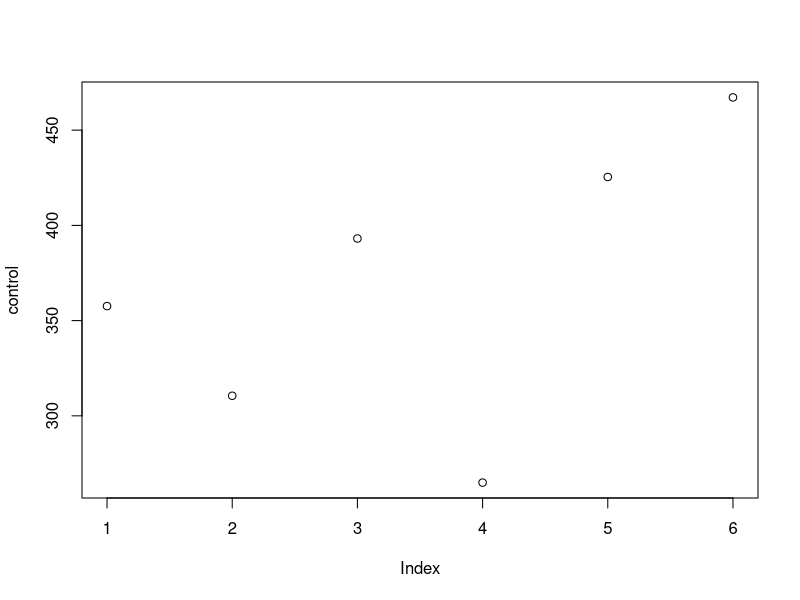
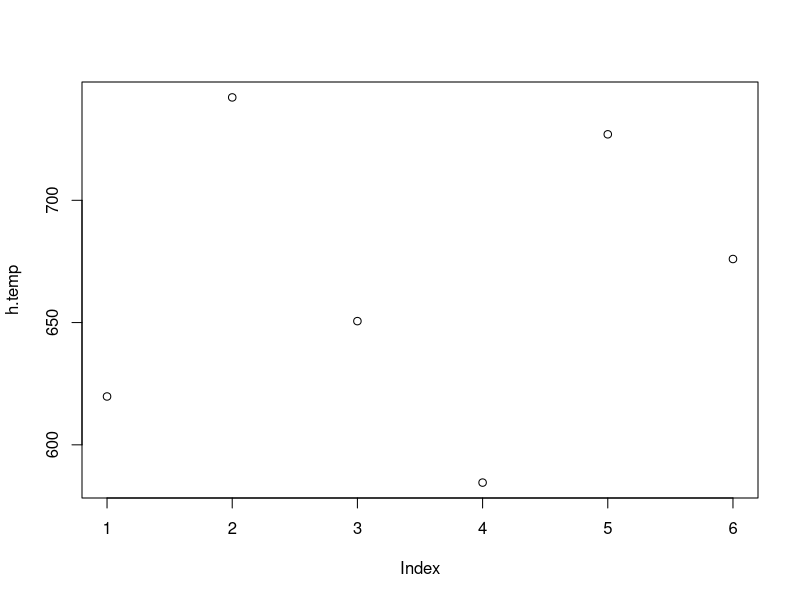
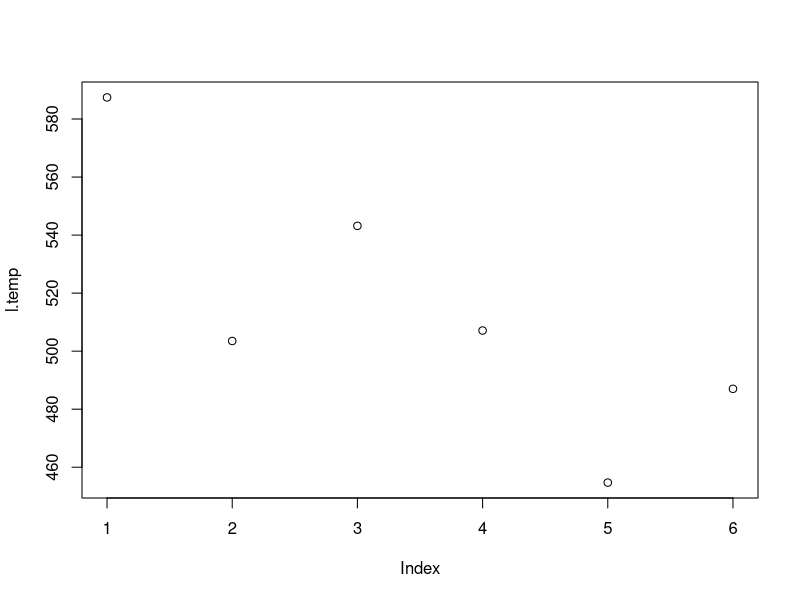
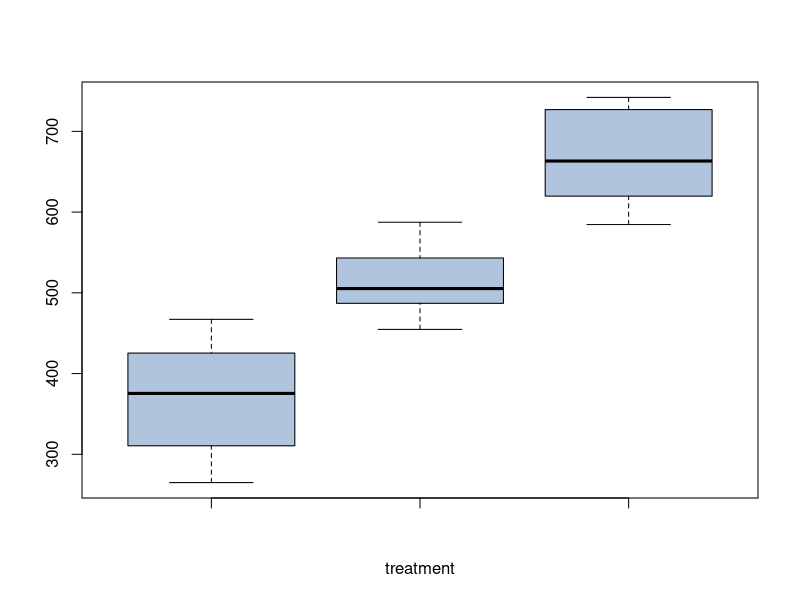

Source code (R) for these figures, in order:

#based on Biochar 4 Crops lettuce data

library(stats)
library(dplyr)
library(tidyverse)
library(ggplot2)

n=6
# n is the sample size
control<-rnorm(n, mean=350, sd=50)
#the control temperature variation
h.temp<-rnorm(n, mean=700, sd=50)
# high temperatur variation
l.temp<-rnorm(n, mean=500, sd=50)
#low temperature variation 
  dataFrame <- data.frame(control,h.temp,l.temp)
  # full data frame
  summary(control)
  summary(h.temp)
  summary(l.temp)
  
  # summary of the vectors
  newdata<-pivot_longer(dataFrame,cols= everything(), names_to = "treatments", values_to="temperature")
  print(newdata)
  # pivoted data set to be used in the boxplot, easily manipulated
  
  plot(control)
  plot(h.temp)
  plot(l.temp)

boxplot(control,l.temp,h.temp, data=newdata, xlab= "treatment",col="lightsteelblue" )
summary(aov(newdata$temperature~newdata$treatments)) 
# p-value = 6.26e-8
#as the sample becomes larger the test becomes more significant as a lower value each time the sample size is increased. 
# even with a value of 2 the data is still significant. the test resulted in p-value= 0.0255.


